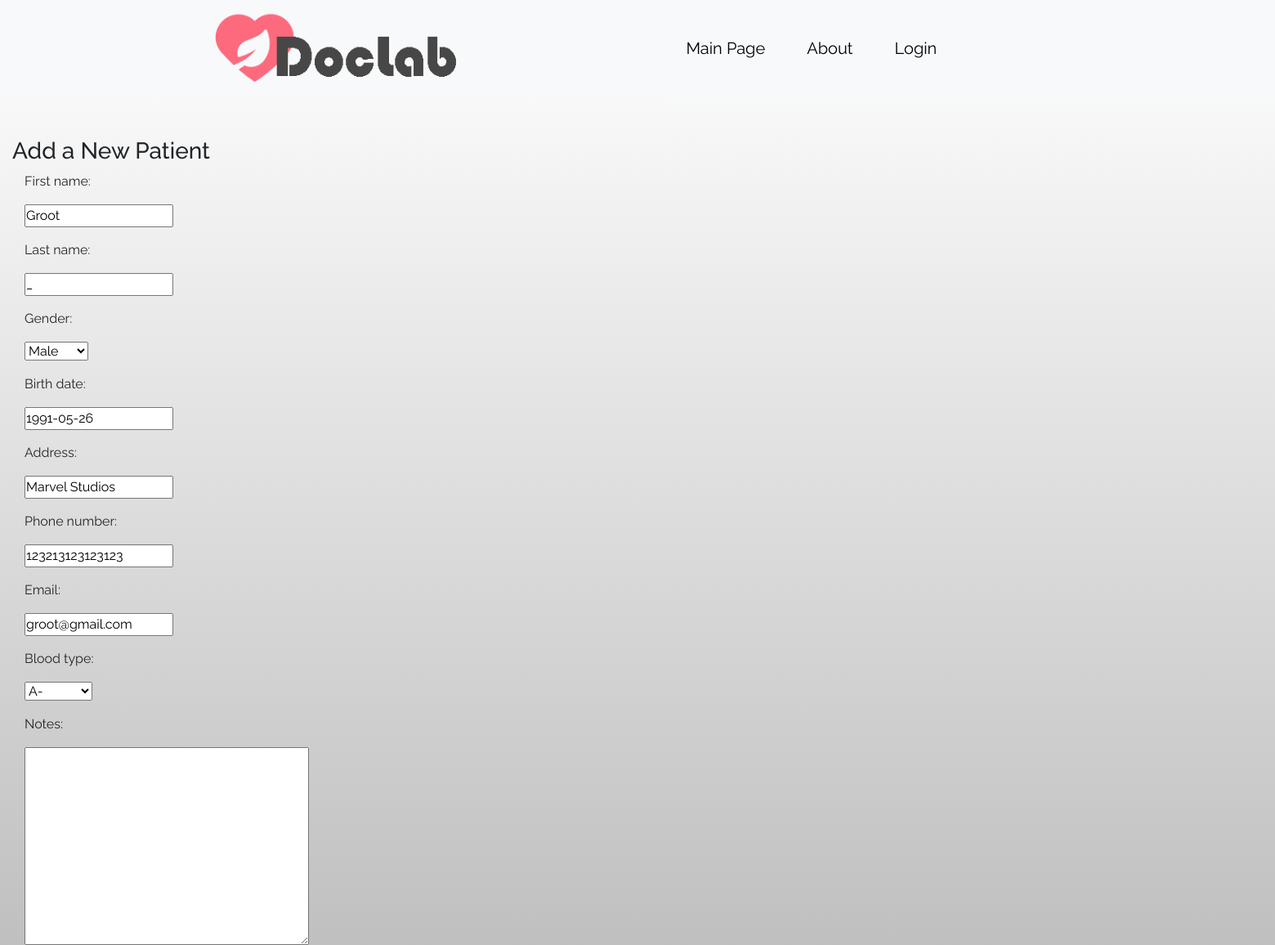
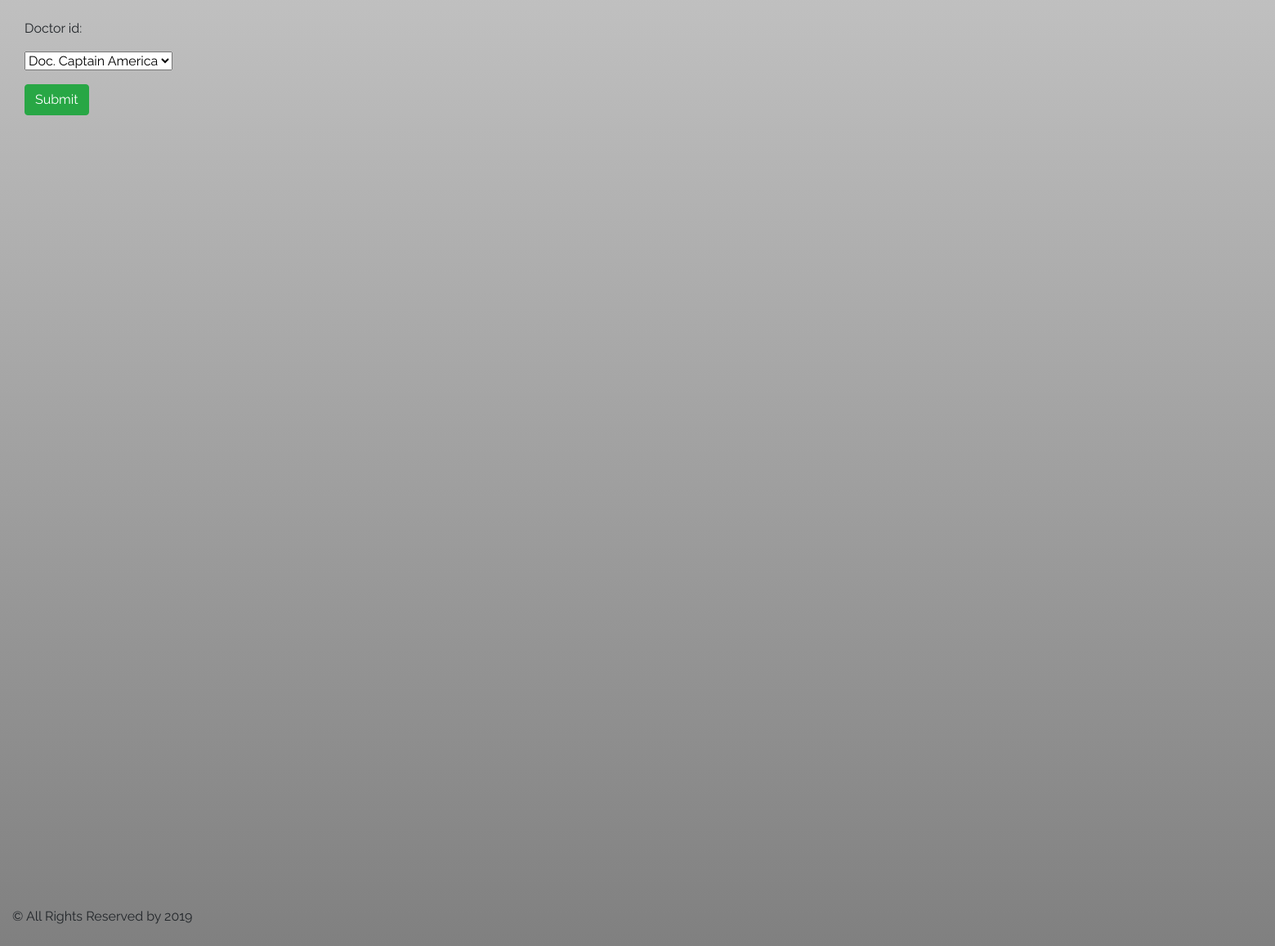
The app's page /doctor/patient/3/update/ with its own data (2 pictures, top to bottom).
### doctor/models.py (models this page shows, shortened)
class Patient(models.Model):
    BLOOD_TYPE = (
        (0, 'O+'),
        (1, 'O-'),
        (2, 'B-'),
        (3, 'B+'),
        (4, 'A-'),
        (5, 'A+'),
        (6, 'AB-'),
        (7, 'AB+')
    )
    GENDER = (
        (0, 'Male'),
        (1, 'Female')
    )
    first_name = models.CharField(max_length=45)
    middle_name = models.CharField(max_length=45)
    last_name = models.CharField(max_length=45)
    passport_id = models.CharField(max_length=8, default='AA000000')
    gender = models.BooleanField(choices=GENDER, default=0)
    birth_date = models.DateField(blank=True, default=timezone.now)
    address = models.CharField(max_length=90, blank=True)
    phone_number = models.CharField(max_length=15, blank=True)
    email = models.CharField(max_length=254, blank=True)
    blood_type = models.IntegerField(choices=BLOOD_TYPE)
    notes = models.TextField(max_length=1000, blank=True)
    doctor_id = models.ForeignKey(Doctor, on_delete=models.SET_NULL, null=True)

### doctor/views.py (the view)
# urls.py: path('patient/<int:pk>/update/', views.PatientUpdate.as_view(), name='update_patient'),
class PatientUpdate(UpdateView):
    model = Patient
    fields = ['first_name', 'first_name', 'last_name', 'gender', 'birth_date', 'address', 'phone_number', 'email',
              'blood_type', 'notes', 'doctor_id']

### doctor/models.py (called while the page is built)
    def __str__(self):
        return 'Doc. ' + self.first_name + ' ' + self.last_name

### doctor/templates/doctor/patient_form.html (shortened to what this page needs)
{% extends 'extends/base.html' %}
{% block content %}
<div class="container-fluid">
    <div class="row">
        <div class="col-sm-12 col-md-7">
            <div class="panel panel-default">
                <div class="panel-body">
                    <h3>Add a New Patient</h3>
                    <form class="form-horizontal" role="form" action="" method="post" enctype="multipart/form-data">
                        {% include 'doctor/patient_template.html' %}
                        <div class="form-group">
                            <div class="col-sm-offset-2 col-sm-10">
                                <button type="submit" class="btn btn-success">Submit</button>
                            </div>
                        </div>
                    </form>
                </div>
            </div>
        </div>
</div>
</div>
{% endblock %}

### doctor/templates/doctor/patient_template.html (shortened to what this page needs)
{% for field in form %}
    <div class="form-group">
        <label class="control-label col-sm-2" for="song_title">{{ field.label_tag }}</label>
        <div class="col-sm-10">{{ field }}</div>
    </div>
{% endfor %}

### main/static/main/style.css (style rules this page uses)
body { padding-bottom: 1000px; background-image: linear-gradient(white, grey); }

### main/static/main/images/style1.css (style rules this page uses)
* { margin: 0; padding: 0; }
body { font-family: 'Raleway', sans-serif; }

### records on screen
Patient: form "Groot" "_" "Male" "1991-05-26" "Marvel Studios" "123213123123123" "groot@gmail.com" "A-" "Doc. Captain America"

### other values on screen
{{ field.label_tag }} "First name:" "Last name:" "Gender:" "Birth date:" "Address:" "Phone number:" "Email:" "Blood type:" "Notes:" "Doctor id:"
